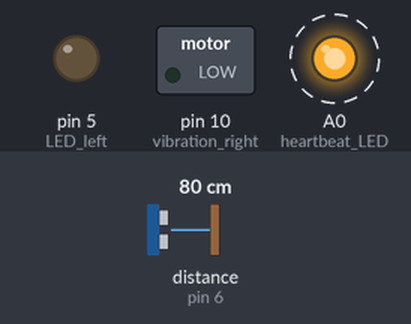
A sketch run on a simulated Arduino Uno, built with avr-gcc and run on an emulated ATmega328P. Parts: switched loads named in the sketch (green lamp = pin HIGH), output pins drawn as LEDs (lit = HIGH). Wiring (inferred from the names in the program): ultrasonic range finder: trigger pin 12; echo pin 6. Dashed ring = blinking. The test bench sets the inputs (shaded band); at power-on: distance to the obstacle (sensor on pin 6) 80 cm. The echo pulse lasts 58.3 µs per cm; pins used as bus, display or sensor lines are not drawn; what the sketch prints to the serial monitor is not drawn.

Above: at 0.05 s.
Timing chart, 0 to 3.0 s (numbered marks = the images above):
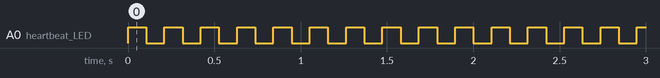

Measured:
- by itself, A0 (heartbeat_LED): alternates HIGH for 0.11 s and LOW for 0.11 s

The sketch:

i2c_basic_test_PCB.ino
```cpp
#include <Wire.h>

#define SLAVE_ADDRESS 0x08

byte data_to_echo = 0;
const int trigPin = 12; //PD6
const int echoPin = 6; //PD7
const int LED_left = 5;
const int heartbeat_LED = A0; //PF7
const int vibration_right = 10; //PB6
// defines variables
long duration;
int distance;
int heartbeat_counter;
int temp = 0;
int heartbeatState = 0;

void setup()
{
  pinMode(trigPin, OUTPUT); // Sets the trigPin as an Output
  pinMode(echoPin, INPUT); // Sets the echoPin as an Input
  pinMode(heartbeat_LED, OUTPUT);
  pinMode(LED_left, OUTPUT);
  pinMode(vibration_right, OUTPUT);
  Serial.begin(9600); // Starts the serial communication
  Wire.begin(SLAVE_ADDRESS);
  Wire.onReceive(receiveData);
  //Wire.onRequest(sendData);
}

void loop() {

  //Heartbeat
  if(heartbeatState == 0){
    heartbeatState = 1;
  }
  else{
    heartbeatState = 0;
  }
  digitalWrite(heartbeat_LED, heartbeatState);

  //Ultrasonic Sensor with RPI
  digitalWrite(trigPin, LOW);
  delayMicroseconds(2);
  // Sets the trigPin on HIGH state for 10 micro seconds
  digitalWrite(trigPin, HIGH);
  delayMicroseconds(10);
  digitalWrite(trigPin, LOW);
  // Reads the echoPin, returns the sound wave travel time in microseconds
  duration = pulseIn(echoPin, HIGH);
  // Calculating the distance
  distance = duration * 0.034 / 2;
  // Prints the distance on the Serial Monitor
  //Serial.print("Distance: ");
  //Serial.println(distance);
  //data_to_echo = Wire.read();
  Serial.println(data_to_echo);
  if(data_to_echo == 1 && distance <= 30){
    //digitalWrite(LED_left, 1);
    digitalWrite(vibration_right, 0);
  }
  else if(data_to_echo == 2 && distance <= 30){
    //digitalWrite(LED_left, 1);
    digitalWrite(vibration_right, 1);
  }
  else if(data_to_echo == 3 && distance <= 30){
    //digitalWrite(LED_left, 0);
    digitalWrite(vibration_right, 1);
  }
  else {
    digitalWrite(vibration_right, 0);
    //digitalWrite(LED_left, 0);
  }

  delay(100);


}

void receiveData(int bytecount)
{
  for (int i = 0; i < bytecount; i++) {
    data_to_echo = Wire.read();
  }
  // Serial.println(data_to_echo);
}

// void sendData()
// {
//   Wire.write(data_to_echo);
// }
```
